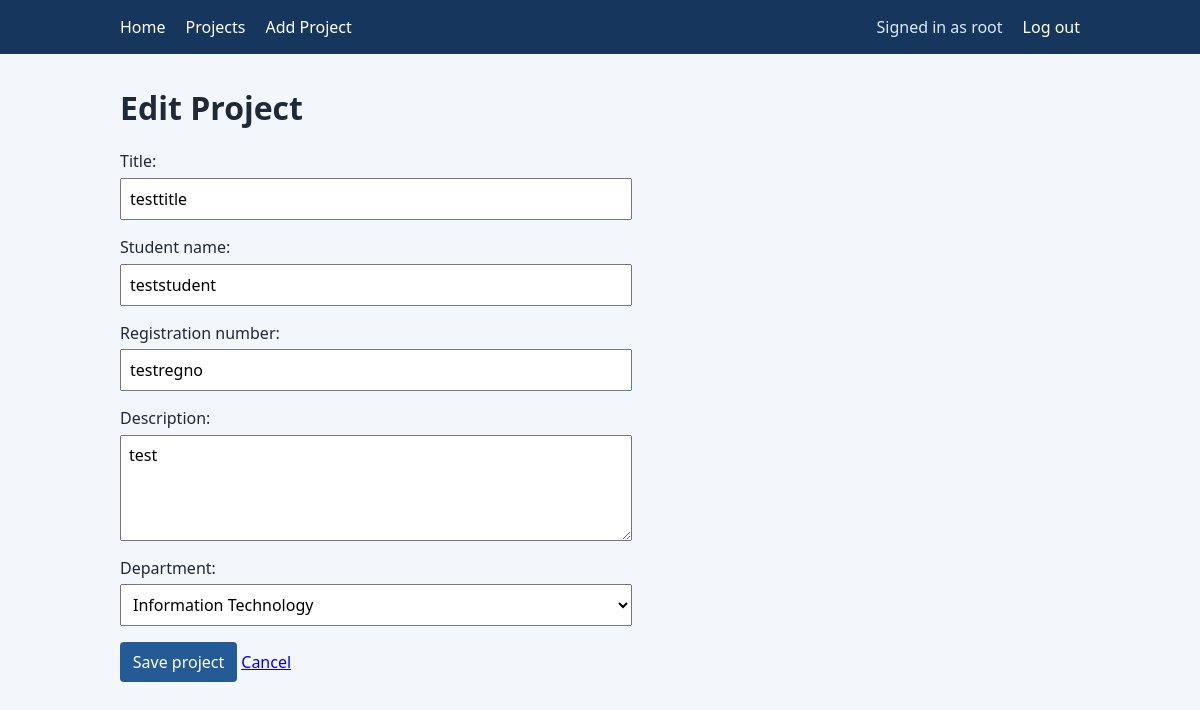
The page /projects/2/edit/ (signed in) on the database its author committed.
### projects/models.py (models this page shows, shortened)
class Project(models.Model):
    title = models.CharField(max_length=200)
    student_name = models.CharField(max_length=150)
    registration_number = models.CharField(max_length=30)
    description = models.TextField()
    date_submitted = models.DateTimeField(auto_now_add=True)
    department = models.ForeignKey(
        Department,
        on_delete=models.CASCADE,
        related_name="projects",
    )

### projects/views.py (the view)
# urls.py: path('projects/<int:pk>/edit/', views.project_update, name='project_update'),
@login_required
def project_update(request, pk):
    project = get_object_or_404(Project, pk=pk)
    form = ProjectForm(
        request.POST if request.method == "POST" else None,
        instance=project,
    )
    if request.method == "POST" and form.is_valid():
        form.save()
        messages.success(request, "Project updated successfully.")
        return redirect("project_list")
    return render(
        request,
        "projects/project_form.html",
        {"form": form, "heading": "Edit Project", "project": project},
    )

### projects/forms.py
class ProjectForm(forms.ModelForm):
    class Meta:
        model = Project
        fields = (
            "title",
            "student_name",
            "registration_number",
            "description",
            "department",
        )
        widgets = {
            "description": forms.Textarea(attrs={"rows": 4}),
        }

### projects/models.py (called while the page is built)
    def __str__(self):
        return self.name

### projects/templates/projects/project_form.html (shortened to what this page needs)
{% extends "projects/base.html" %}
{% block content %}
    <h1>{{ heading }}</h1>
    <form method="post" class="project-form">
        {{ form.as_p }}
        <button type="submit">Save project</button>
        <a href="{% url 'project_list' %}">Cancel</a>
    </form>
{% endblock %}

### projects/templates/projects/base.html (shortened to what this page needs)
{% load static %}
<!doctype html>
<html lang="en">
<head>
    <link rel="stylesheet" href="{% static 'projects/css/style.css' %}">
</head>
<body>
    <header>
        <nav class="site-nav" aria-label="Main navigation">
            <a href="{% url 'home' %}">Home</a>
            <a href="{% url 'project_list' %}">Projects</a>
            <a href="{% url 'project_create' %}">Add Project</a>
            {% if user.is_authenticated %}
                <span class="nav-user">Signed in as {{ user.get_username }}</span>
                <form class="nav-logout" method="post" action="{% url 'logout' %}">
                    <button type="submit">Log out</button>
                </form>
            {% else %}
                <a href="{% url 'login' %}">Log in</a>
            {% endif %}
        </nav>
    </header>
    <main class="container">
        {% block content %}{% endblock %}
    </main>
</body>
</html>

### projects/static/projects/css/style.css (style rules this page uses)
:root { color-scheme: light; font-family: system-ui, sans-serif; color: #1f2937; background: #f3f6fa; }
body { margin: 0; }
.site-nav { display: flex; align-items: center; gap: 1.25rem; padding: 1rem max(1rem, calc((100% - 960px) / 2)); background: #17365d; }
.site-nav a, .site-nav button { color: #fff; font: inherit; }
.site-nav a { text-decoration: none; }
.nav-user { margin-left: auto; color: #dbeafe; }
.nav-logout { margin: 0; }
.nav-logout button { border: 0; padding: 0; background: none; cursor: pointer; }
.container { max-width: 960px; margin: 2rem auto; padding: 0 1rem; }
.button, button { display: inline-block; border: 0; border-radius: 4px; padding: 0.55rem 0.8rem; background: #245b96; color: #fff; font: inherit; text-decoration: none; cursor: pointer; }
.search-form, .project-form { margin: 1rem 0; }
.project-form p { display: grid; gap: 0.35rem; max-width: 32rem; }
.project-form input, .project-form select, .project-form textarea, .search-form input { box-sizing: border-box; width: 100%; max-width: 32rem; padding: 0.5rem; font: inherit; }

### rows shown on the page
Project: title "testtitle", student_name "teststudent", registration_number "testregno", description "test", department "Information Technology"

### other values the page prints
{{ user.get_username }} "root"
{{ heading }} "Edit Project"
